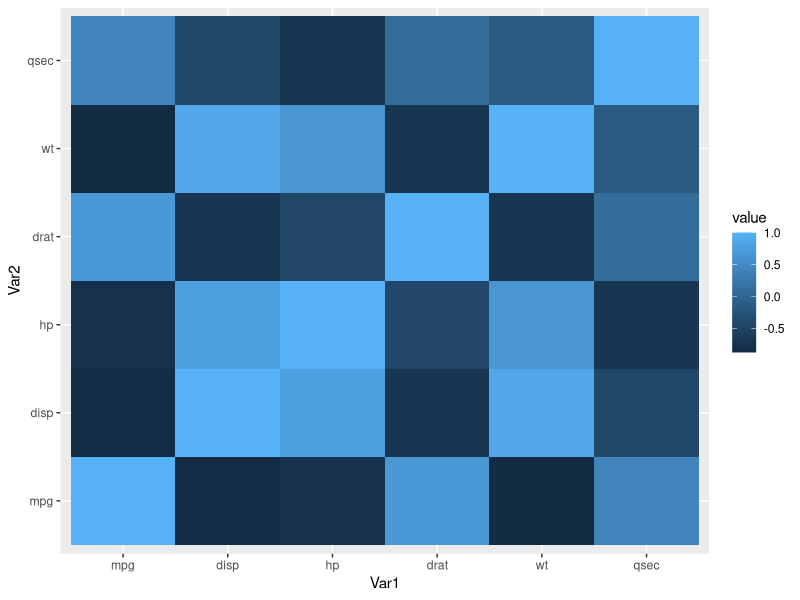
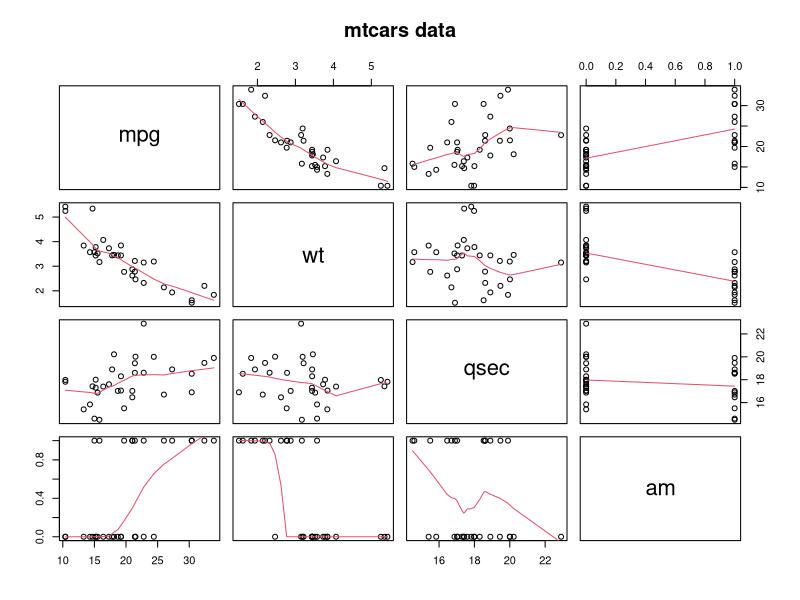
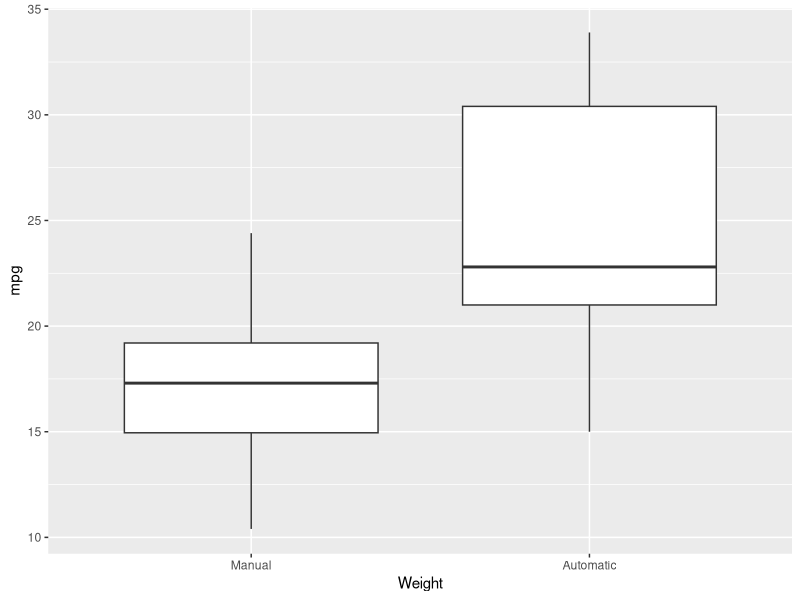

Write R code to recreate these figures, in order. (Note: this script raises an error after producing the figures.)
library(reshape2)
library(ggplot2)

data("mtcars")
str(mtcars)

?mtcars

# Fig 1: - Take the continuous data and plot the correlation diagram
mydata <- mtcars[, c(1,3,4,5,6,7)]
cormat <- round(cor(mydata),2)
melted_cormat <- melt(cormat)
ggplot(data = melted_cormat, aes(x=Var1, y=Var2, fill=value)) + geom_tile()


# Now we build a linear model using all the variables
summary(lm(mpg ~ ., data = mtcars))$coefficients
# Since the P value of cyl is very high, we remove it and build another model minus cyl
dat <- mtcars
dat <- dat[, names(dat) != "cyl"]
summary(lm(mpg ~ ., data = dat))$coefficients
# Here we see that the P value of vs is quite high, so we now build another one w/o VS
dat <- dat[, names(dat) != "vs"]
summary(lm(mpg ~ ., data = dat))$coefficients
# And so on, we remove carb, gear, drat,disp and hp because of high P value
dat <- dat[, names(dat) != "carb"]
summary(lm(mpg ~ ., data = dat))$coefficients
dat <- dat[, names(dat) != "gear"]
summary(lm(mpg ~ ., data = dat))$coefficients
dat <- dat[, names(dat) != "drat"]
summary(lm(mpg ~ ., data = dat))$coefficients
dat <- dat[, names(dat) != "disp"]
summary(lm(mpg ~ ., data = dat))$coefficients 
dat <- dat[, names(dat) != "hp"]
summary(lm(mpg ~ ., data = dat))$coefficients 

# Finally we are leftt with 3 variables - wt, qsec and am
# am	 Transmission (0 = automatic, 1 = manual)
# mpg	 Miles/(US) gallon
# wt	 Weight (1000 lbs)
# qsec	 1/4 mile time
summary(lm(mpg ~ . -1, data = dat))$coefficients 

#As the p-value of all the remaining predictors are smaller than $0.05$, we can stop.
dat <- mtcars[, c("mpg", "wt", "qsec", "am")]

summary(lm(mpg ~ . -1, data = dat))$coefficients 
# As the two-sided p-value for the coefficient of `am` is `r summary(fit)$coefficients["am", 4]`, much smaller than 0.05,
# we have enough evidence to reject the hypothesis $H_0$.


fit <- lm(mpg ~ . - 1, data = dat)
sumCoef <- summary(fit)$coefficients
intv <- sumCoef["am", 1] + c(-1, 1) * qt(0.975, df = fit$df)*sumCoef["am", 2]
intv

# With 95% confidence, we estimate that a the change from automatic to manual transmission results in a 
#2.204969 to 6.394069 increase in miles per gallon for the cars. 
# In conclusion, the manual transmission is better than automatic transmission for mpg.

difference_mpg_am <- t.test(dat[dat$am==1,]$mpg,dat[dat$am==0,]$mpg)
difference_mpg_am
round(difference_mpg_am$conf.int[1],1)
round(difference_mpg_am$conf.int[2],1)
round(difference_mpg_am$p.value,4)

# Cars with manual transmission travel an average 24.39231 miles/gallon compared to  17.14737  miles/gallon in those 
# with automatic transmission (difference: 24.39 - 17.147 , 95% CI: 3.2 - 11.3 ,p = 0.0014).

# But there is a caveat
# We create a pair plot - Fig 2
pairs(dat, panel = panel.smooth, main = "mtcars data")
# we see that there is a relationship between am and wt. 

# Fig 3
ggplot(mtcars) + 
    geom_boxplot(aes(factor(am), mpg)) + xlab('Weight') +
    scale_x_discrete(labels = c('Manual','Automatic'))
# We can clearly see that there is a strong relation between weight and Transmission

# We start with Sequential Testing
# Model 1 - MPG ~ Wt
fit1 <- lm(mpg ~ wt, data = data)
summary(fit1)$coefficients
summary(fit1)$adj.r.squared
sd(fit1$residuals)

# The addition of the variable "transmission" to Model 1 to create Model 2 showed that the type of transmission
# is not a significant variable to explain MPG (Model 2).
fit2 <- update(fit1, mpg ~ wt + am)
summary(fit2)$coefficients
summary(fit2)$adj.r.squared
sd(fit2$residuals)
anv1<-anova(fit1, fit2)
anv1
# Furthermore, the explanatory effect that the variable
# transmission has over MPG is mostly due to its relation to weight which was described above (manual cars
# are significantly lighter than larger cars)
# M1  278.32, M2 278.32, P Value  0.9879

# However, as illustrated in Figure 2, there appears to be an interaction between weight and type of transmission
# to explain MPG. This is seen in the different slopes for weight for each type of transmission, with manual
# transmission showing a greater decrease in MPG as the weight of the car increases. Model 3 includes a
# term to control for this interaction (weight*transmission) (Model 3).
fit3 <- update(fit1, mpg ~ wt * am)
summary(fit3)$coefficients
summary(fit3)$adj.r.squared
round(abs(summary(fit3)$coefficients[2,1])+abs(abs(summary(fit3)$coefficients[4,1])),2)
round(abs(summary(fit3)$coefficients[2,1]))
fit3
anv2<-anova(fit1, fit3)
anv2

# In this models all coefficients are
# significant and ANOVA shows that the inclusion of this interaction term reduces RSS significantly reduces
# the unexplained variation in the model. The interaction is illustrated in Figure 4.  Additional diagnostic
# plot are shown in Figure 4. Model 3 shows that for manual cars, for every unit increase in weight, there is
# an average drop of 9.08 miles/gallon, compared to a drop of 4.


# In summary, manual cars are on average more efficient (give more MPG) than automatic cars. This can be
# explained in part by the finding that manual cars are also significantly lighter than automatic cars and that
# the heavier cars produce significantly less MPG. Even though manual cars tend to be more efficient, any unit
# increase in weight will affect more the MPG than for automatic cars (9.08 miles/gallon drop/unit of weight
#                                                                     vs. 4 miles/gallon drop/unit of weight)


# Fig 4
mean_mpg_auto <- mean(dat[dat$am==0,]$mpg)
mean_mpg_manual <- mean(dat[dat$am==1,]$mpg)

lmA <- lm(dat$mpg[dat$am=="0"] ~ dat$wt[dat$am=="0"])
lmM <- lm(dat$mpg[dat$am=="1"] ~ dat$wt[dat$am=="1"])
plot(dat$wt,dat$mpg,pch=19, xlab='Weight lb/1000', ylab='Miles per gallon')
points(dat$wt,dat$mpg,pch=19,col=((dat$am=="1")*1+1))
lines(dat$wt[dat$am=="0"],lmA$fitted,col="black",lwd=3)
lines(dat$wt[dat$am=="1"],lmM$fitted,col="red",lwd=3)
points(dat$wt,fit3$fitted,col="blue",lwd=2)
abline(h=mean(dat$mpg), v=mean(dat$wt))
abline(h=mean_mpg_manual, col = "red", lty=2)
abline(h=mean_mpg_auto, lty=2)
text(5,mean(dat$mpg[dat$am==1])+1,'Mean MPG in manual')
text(5,mean(dat$mpg[dat$am==0])+1,'Mean MPG in automatic')



# Fig 5
# We can also plot the residual and other variations of the final fit

par(mfrow = c(2, 2))
plot(fit)
# We note that the residuals show no obvious pattern, so it is reasonable to try to fit a linear model to the data.
#Now with all the previous analysis, we can conclude that our linear model is a resonable fit. 

##### Extra

# library(plyr)
# revalue(as.factor(dat$am), c("0"="two", "1"="one"))
# # gg <- ggplot(data = dat,aes(x = value, fill=am)) 
# # gg<-gg + geom_density(alpha=.4) + facet_wrap(~variable, scales = c("free"))
# g <- ggplot(dat, aes(mpg, wt))
# g + facet_grid(. ~ am) + geom_line() + xlab('Weight') + ylab('Weight') + ggtitle('Weight accross different AM') + scale_x_discrete(labels = c('Manual','Automatic'))

pairs(dat, main = "mtcars data", gap = 1/4)